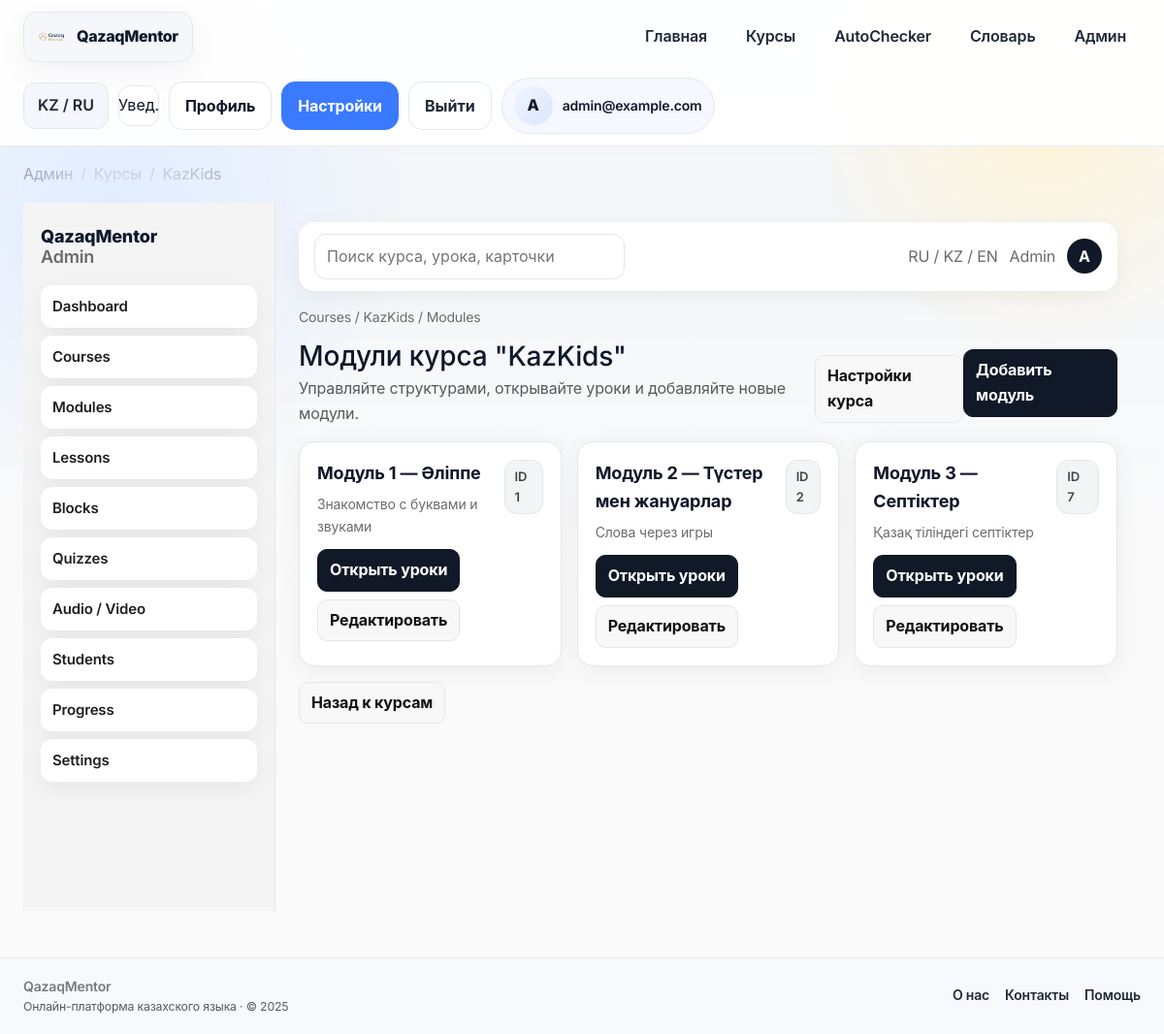
Page /admin/course/1/modules (signed in) on the committed database.
### app/models/__init__.py (models this page shows, shortened)
class User(Base):
    __tablename__ = "users"
    __allow_unmapped__ = True
    id = Column(Integer, primary_key=True, index=True)
    email = Column(String, unique=True, index=True, nullable=False)
    hashed_password = Column(String, nullable=False)
    age = Column(Integer, nullable=False)
    target = Column(String, nullable=False)  # school / general / business
    daily_minutes = Column(Integer, nullable=False, default=10)
    level = Column(String, nullable=True)
    role = Column(String, nullable=False, default="user")
    created_at = Column(DateTime, server_default=func.now(), nullable=False)
    placements: List["PlacementTestResult"] = relationship(
        "PlacementTestResult", back_populates="user", cascade="all, delete-orphan"
    )
    progresses: List["UserProgress"] = relationship(
        "UserProgress", back_populates="user", cascade="all, delete-orphan"
    )

class Course(Base):
    __tablename__ = "courses"
    __allow_unmapped__ = True
    id = Column(Integer, primary_key=True, index=True)
    slug = Column(String, unique=True, nullable=False)
    name = Column(String, nullable=False)
    description = Column(Text, nullable=False)
    audience = Column(String, nullable=False)  # kids / adult / gov
    modules: List["Module"] = relationship(
        "Module", back_populates="course", cascade="all, delete-orphan", order_by="Module.order"
    )

class Module(Base):
    __tablename__ = "modules"
    __allow_unmapped__ = True
    id = Column(Integer, primary_key=True, index=True)
    course_id = Column(Integer, ForeignKey("courses.id"), nullable=False)
    name = Column(String, nullable=False)
    order = Column(Integer, nullable=False, default=1)
    description = Column(Text, nullable=True)
    course: "Course" = relationship("Course", back_populates="modules")
    lessons: List["Lesson"] = relationship(
        "Lesson", back_populates="module", cascade="all, delete-orphan", order_by="Lesson.order"
    )

### app/routers/admin.py (the view)
@router.get("/course/{course_id}/modules")
async def admin_course_modules(course_id: int, request: Request, db: Session = Depends(get_db)):
    course = (
        db.query(models.Course)
        .options(selectinload(models.Course.modules).selectinload(models.Module.lessons))
        .filter(models.Course.id == course_id)
        .first()
    )
    if not course:
        raise HTTPException(status_code=404, detail="Course not found")
    breadcrumbs = _breadcrumbs_for_course(course)
    return render_template(request, "admin/modules.html", {"course": course, "breadcrumbs": breadcrumbs})

### app/templates/admin/modules.html
{% extends "admin/admin_base.html" %}
{% block admin_content %}
<div class="admin-breadcrumbs">Courses / {{ course.name }} / Modules</div>
<div class="d-flex justify-content-between align-items-center mb-3">
    <div>
        <h3 class="mb-1">Модули курса "{{ course.name }}"</h3>
        <p class="text-muted mb-0">Управляйте структурами, открывайте уроки и добавляйте новые модули.</p>
    </div>
    <div class="admin-actions">
        <a class="admin-btn" href="/admin/course/{{ course.id }}/edit">Настройки курса</a>
    </div>
    <a class="admin-btn primary" href="/admin/module/new?course_id={{ course.id }}">Добавить модуль</a>
</div>
<div class="admin-grid">
    {% for module in course.modules %}
    <div class="admin-card">
        <div class="d-flex justify-content-between align-items-start">
            <div>
                <div class="admin-card__title">Модуль {{ module.order }} — {{ module.name }}</div>
                <div class="admin-card__meta">{{ module.description or "Описание пока не заполнено" | truncate(120) }}</div>
            </div>
            <span class="badge-pill">ID {{ module.id }}</span>
        </div>
        <div class="admin-actions">
            <a class="admin-btn primary" href="/admin/module/{{ module.id }}/lessons">Открыть уроки</a>
            <a class="admin-btn" href="/admin/module/{{ module.id }}/edit">Редактировать</a>
        </div>
    </div>
    {% else %}
    <div class="text-muted">Модулей пока нет.</div>
    {% endfor %}
</div>
<div class="admin-actions mt-3">
    <a class="admin-btn" href="/admin/courses">Назад к курсам</a>
</div>
{% endblock %}

### app/templates/admin/admin_base.html
{% extends "base.html" %}
{% block content %}
<link rel="stylesheet" href="{{ url_for('static', path='css/admin.css') }}?v=1">
<div class="admin-layout">
    <aside class="admin-sidebar">
        <div class="admin-sidebar__brand">QazaqMentor<br><span>Admin</span></div>
        <nav class="admin-nav">
            <a href="/admin" class="admin-nav__item">Dashboard</a>
            <a href="/admin/courses" class="admin-nav__item">Courses</a>
            <a href="/admin/modules" class="admin-nav__item">Modules</a>
            <a href="/admin/lessons" class="admin-nav__item">Lessons</a>
            <a href="/admin/blocks" class="admin-nav__item">Blocks</a>
            <a href="/admin/quizzes" class="admin-nav__item">Quizzes</a>
            <a href="/admin/media" class="admin-nav__item">Audio / Video</a>
            <a href="/admin/students" class="admin-nav__item">Students</a>
            <a href="/admin/progress" class="admin-nav__item">Progress</a>
            <a href="/admin/settings" class="admin-nav__item">Settings</a>
        </nav>
    </aside>
    <div class="admin-main">
        <div class="admin-topbar">
            <form class="admin-search" action="/admin/search" method="get">
                <input type="search" name="q" placeholder="Поиск курса, урока, карточки" />
            </form>
            <div class="admin-topbar__actions">
                <div class="admin-lang">RU / KZ / EN</div>
                <div class="admin-role">Admin</div>
                <div class="admin-profile">{{ (user.email if user else "A")[:1]|upper }}</div>
            </div>
        </div>
        <div class="admin-content">
            {% block admin_content %}{% endblock %}
        </div>
    </div>
</div>
{% endblock %}

### app/templates/base.html (shortened to what this page needs)
<!DOCTYPE html>
<html lang="kk">
<head>
    <link href="https://cdn.jsdelivr.net/npm/bootstrap@5.3.3/dist/css/bootstrap.min.css" rel="stylesheet">
    <link rel="stylesheet" href="{{ url_for('static', path='css/main.css') }}?v=qm2">
</head>
<body>
{% set current_user = request.state.user or (user if user is defined else None) %}
{% set current_path = request.url.path if request and request.url else '' %}
<header class="app-nav">
    <div class="page-shell nav-inner">
        <a href="/" class="brand-mark">
            <img src="{{ url_for('static', path='img/logo.png') }}" alt="QazaqMentor">
            <span>QazaqMentor</span>
        </a>
        <nav class="nav-links">
            <a class="nav-link {% if current_path == '/' %}active{% endif %}" href="/">Главная</a>
            <a class="nav-link {% if '/courses' in current_path %}active{% endif %}" href="/courses">Курсы</a>
            <a class="nav-link {% if '/autochecker' in current_path %}active{% endif %}" href="/autochecker">AutoChecker</a>
            <a class="nav-link {% if '/vocabulary' in current_path or '/dictionary' in current_path %}active{% endif %}" href="/vocabulary">Словарь</a>
            {% if current_user and current_user.is_admin %}
            <a class="nav-link" href="/admin">Админ</a>
            {% endif %}
        </nav>
        <div class="nav-actions">
            <button class="nav-chip" type="button">KZ / RU</button>
            <button class="icon-button" type="button" aria-label="Уведомления">Увед.</button>
            {% if current_user %}
                <a class="btn btn-outline-dark" href="/profile">Профиль</a>
                <a class="btn btn-primary" href="/settings">Настройки</a>
                <form action="/logout" method="post" class="m-0">
                    <button type="submit" class="btn btn-ghost">Выйти</button>
                </form>
                <div class="profile-chip">
                    <div class="avatar">{{ current_user.email[0]|upper }}</div>
                    <div class="fw-semibold small">{{ current_user.full_name or current_user.email }}</div>
                </div>
            {% else %}
                <a class="btn btn-outline-dark" href="/login">Войти</a>
                <a class="btn btn-primary" href="/signup">Регистрация</a>
            {% endif %}
        </div>
    </div>
</header>
{% if breadcrumbs %}
<div class="page-shell mt-3">
    {% include "admin/components/breadcrumbs.html" %}
</div>
{% endif %}
<main class="page-body">
    <div class="page-shell">
        {% block content %}{% endblock %}
    </div>
</main>
<footer class="footer-bar mt-5">
    <div class="page-shell d-flex align-items-center justify-content-between flex-wrap gap-3">
        <div>
            <div class="fw-semibold">QazaqMentor</div>
            <div class="small text-muted">Онлайн-платформа казахского языка · © 2025</div>
        </div>
        <div class="d-flex align-items-center gap-3">
            <a href="#">О нас</a>
            <a href="#">Контакты</a>
            <a href="#">Помощь</a>
        </div>
    </div>
</footer>
</body>
</html>

### app/templates/admin/components/breadcrumbs.html
<nav aria-label="breadcrumb" class="mb-3">
    <ol class="breadcrumb small mb-0">
        {% for crumb in breadcrumbs %}
            {% if crumb.url and not loop.last %}
                <li class="breadcrumb-item"><a href="{{ crumb.url }}">{{ crumb.label }}</a></li>
            {% else %}
                <li class="breadcrumb-item active" aria-current="page">{{ crumb.label }}</li>
            {% endif %}
        {% endfor %}
    </ol>
</nav>

### app/static/css/main.css (style rules this page uses)
:root { --bg: #f7f8fa; --surface: #ffffff; --surface-2: #f0f4ff; --ink: #0f172a; --ink-soft: #1f2937; --muted: #7a7a7a; --border: #e5e7eb; --accent: #3a7afe; --accent-2: #f9d65c; --accent-green: #16b574; --accent-red: #ef4444; --accent-amber: #f59e0b; --radius-lg: 18px; --radius-md: 14px; --radius-sm: 10px; --shadow-soft: 0 24px 80px rgba(17, 24, 39, 0.08); --shadow-sm: 0 10px 30px rgba(15, 23, 42, 0.05); --shadow-press: 0 8px 18px rgba(58, 122, 254, 0.28); --gradient-hero: linear-gradient(135deg, #e9f0ff 0%, #fff 58%, #f9d65c22 100%); --gradient-card: linear-gradient(145deg, #f9fbff 0%, #eef2ff 100%); }
* { box-sizing: border-box; }
body { background: var(--bg); color: var(--ink); font-family: "Inter", "Manrope", "SF Pro Display", -apple-system, system-ui, sans-serif; line-height: 1.6; letter-spacing: -0.01em; min-height: 100vh; }
a { color: inherit; text-decoration: none; }
img { max-width: 100%; display: block; }
.container, .page-shell { max-width: 1220px; margin: 0 auto; padding: 0 24px; }
main, header, footer { position: relative; z-index: 1; }
.app-nav { position: sticky; top: 0; z-index: 100; background: rgba(255, 255, 255, 0.92); backdrop-filter: blur(18px); border-bottom: 1px solid rgba(229, 231, 235, 0.8); padding: 12px 0; }
.nav-inner { display: flex; align-items: center; justify-content: space-between; gap: 16px; flex-wrap: wrap; }
.brand-mark { display: inline-flex; align-items: center; gap: 10px; padding: 10px 14px; border-radius: var(--radius-md); background: #f5f7fb; border: 1px solid var(--border); box-shadow: var(--shadow-sm); font-weight: 800; letter-spacing: -0.02em; color: var(--ink); }
.brand-mark img { height: 30px; width: 30px; object-fit: contain; }
.nav-links { display: flex; align-items: center; gap: 10px; flex-wrap: wrap; }
.nav-link { padding: 10px 14px; border-radius: 12px; font-weight: 600; color: var(--ink-soft); border: 1px solid transparent; transition: all 0.18s ease; }
.nav-actions { display: flex; align-items: center; gap: 10px; }
.nav-chip, .btn-ghost, .brand-chip { padding: 10px 14px; border-radius: 12px; border: 1px solid var(--border); background: #f4f6fb; font-weight: 600; color: var(--ink-soft); transition: all 0.16s ease; }
.icon-button { width: 42px; height: 42px; display: inline-flex; align-items: center; justify-content: center; border-radius: 12px; border: 1px solid var(--border); background: #fff; color: var(--ink); transition: all 0.16s ease; }
.avatar, .profile-pill { width: 40px; height: 40px; border-radius: 50%; background: linear-gradient(135deg, #f0f4ff, #dce6ff); display: inline-flex; align-items: center; justify-content: center; font-weight: 800; color: var(--ink); }
.profile-chip { display: inline-flex; align-items: center; gap: 10px; padding: 8px 12px; border-radius: 999px; background: #f6f8ff; border: 1px solid var(--border); }
.btn, .cta-primary, .cta-secondary, .auth-btn, .gray-btn, .placement-btn, .vocab-arrow, .vocab-arrow:focus-visible { border-radius: 14px; font-weight: 700; border: 1px solid transparent; transition: all 0.18s ease; box-shadow: none; }
.btn, .auth-btn, .gray-btn, .placement-btn { padding: 12px 16px; }
.btn-primary, .btn-outline-dark:active, .btn-outline-primary { background: var(--accent); color: #fff; border-color: var(--accent); }
.btn-outline-dark, .btn-outline-secondary, .btn-outline-primary, .btn-light, .btn-outline-light, .btn-outline-dark:focus { background: #fff; color: var(--ink); border: 1px solid var(--border); }
.btn-ghost { background: transparent; color: var(--ink-soft); border-color: var(--border); }
.footer-bar { background: #f7f9fd; border-top: 1px solid #e5e7eb; padding: 18px 0; font-size: 14px; color: var(--muted); }
.footer-bar a { color: var(--ink-soft); font-weight: 600; }

### rows in the picture
User: email "A", email "admin@example.com"
Course: label "KazKids", name "KazKids"
Module: order "1", name "Әліппе", description "Знакомство с буквами и звуками", id "1"
Module: order "2", name "Түстер мен жануарлар", description "Слова через игры", id "2"
Module: order "3", name "Септіктер", description "Қазақ тіліндегі септіктер", id "7"

### other values in the picture
{{ crumb.label }} "Админ" "Курсы"
